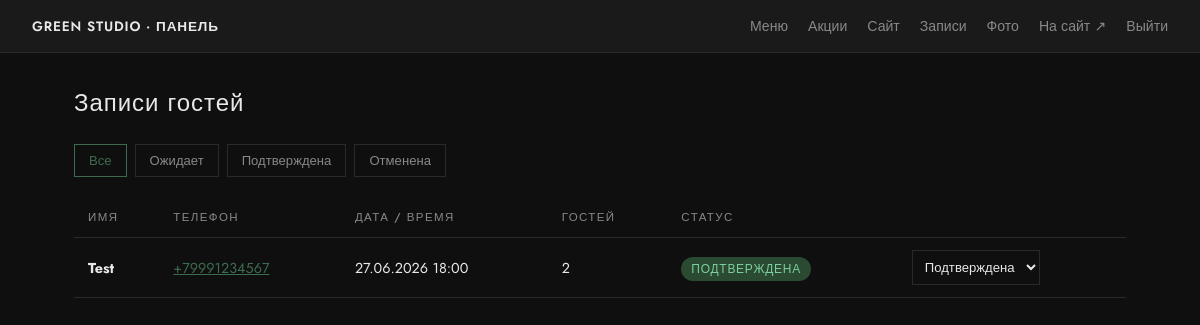
/panel/bookings/ (signed in), run on the app's committed database.
### main/models.py (models this page shows, shortened)
class Booking(models.Model):
    STATUS_CHOICES = [
        ('pending', 'Ожидает'),
        ('confirmed', 'Подтверждена'),
        ('cancelled', 'Отменена'),
    ]
    name = models.CharField('Имя', max_length=100)
    phone = models.CharField('Телефон', max_length=20)
    email = models.EmailField('Email', blank=True)
    date = models.DateField('Дата')
    time = models.TimeField('Время')
    guests = models.PositiveIntegerField('Гостей', default=2)
    comment = models.TextField('Комментарий', blank=True)
    status = models.CharField(
        'Статус',
        max_length=20,
        choices=STATUS_CHOICES,
        default='pending',
    )
    created_at = models.DateTimeField('Создано', auto_now_add=True)
    class Meta:
        verbose_name = 'Запись'
        verbose_name_plural = 'Записи'
        ordering = ['-date', '-time']

### main/panel_views.py (the view, shortened to what this page needs)
# urls.py: path('panel/bookings/', panel_views.panel_bookings, name='panel_bookings'),
@login_required(login_url='panel_login')
@staff_required
def panel_bookings(request):
    status_filter = request.GET.get('status', '')
    bookings = Booking.objects.order_by('-date', '-time')
    if status_filter:
        bookings = bookings.filter(status=status_filter)
    return render(request, 'panel/bookings.html', {
        'bookings': bookings[:50],
        'status_filter': status_filter,
        'status_choices': Booking.STATUS_CHOICES,
        'pending_count': Booking.objects.filter(status='pending').count(),
    })

### main/context_processors.py (called while the page is built, shortened)
def site_settings(request):
    if request.path.startswith('/panel/') or request.path.startswith('/admin/'):
        return {'site_settings': SiteSettings.get_solo()}

### main/models.py (called while the page is built)
    @classmethod
    def get_solo(cls):
        obj, _ = cls.objects.get_or_create(pk=1)
        return obj

### main/panel_views.py (called while the page is built)
def staff_required(view):
    return user_passes_test(lambda u: u.is_active and u.is_staff)(view)

### main/templates/panel/bookings.html (shortened to what this page needs)
{% extends 'panel/base.html' %}
{% block content %}
<div class="panel-head">
    <h1 class="panel-h1">Записи гостей</h1>
</div>
<div class="panel-filters">
    <a href="{% url 'panel_bookings' %}" class="panel-filter{% if not status_filter %} panel-filter--active{% endif %}">Все</a>
    {% for value, label in status_choices %}
    <a href="?status={{ value }}" class="panel-filter{% if status_filter == value %} panel-filter--active{% endif %}">{{ label }}</a>
    {% endfor %}
</div>
<table class="panel-table">
    <thead>
        <tr>
            <th>Имя</th>
            <th>Телефон</th>
            <th>Дата / время</th>
            <th>Гостей</th>
            <th>Статус</th>
            <th></th>
        </tr>
    </thead>
    <tbody>
        {% for b in bookings %}
        <tr>
            <td><strong>{{ b.name }}</strong>{% if b.comment %}<br><span class="panel-muted">{{ b.comment|truncatechars:40 }}</span>{% endif %}</td>
            <td><a href="tel:{{ b.phone }}">{{ b.phone }}</a></td>
            <td>{{ b.date|date:"d.m.Y" }} {{ b.time|time:"H:i" }}</td>
            <td>{{ b.guests }}</td>
            <td><span class="panel-status panel-status--{{ b.status }}">{{ b.get_status_display }}</span></td>
            <td>
                <form method="post" class="panel-inline-form">
                    <select name="status" onchange="this.form.submit()">
                        {% for value, label in status_choices %}
                        <option value="{{ value }}"{% if b.status == value %} selected{% endif %}>{{ label }}</option>
                        {% endfor %}
                    </select>
                </form>
            </td>
        </tr>
        {% empty %}
        <tr><td colspan="6">Записей пока нет.</td></tr>
        {% endfor %}
    </tbody>
</table>
{% endblock %}

### main/static/css/panel.css (style rules this page uses)
:root { --panel-bg: #0f0f0f; --panel-surface: #1a1a1a; --panel-border: #2a2a2a; --panel-text: #e8e8e8; --panel-muted: #888; --panel-green: #3d6b4f; --panel-green-hover: #4a7d5e; --panel-danger: #a04444; }
*, *::before, *::after { box-sizing: border-box; }
body.panel-body { margin: 0; font-family: 'Jost', sans-serif; background: var(--panel-bg); color: var(--panel-text); min-height: 100vh; }
.panel-h1 { font-size: 1.5rem; font-weight: 500; margin: 0 0 24px; letter-spacing: 0.04em; }
.panel-head { display: flex; align-items: center; justify-content: space-between; gap: 16px; margin-bottom: 24px; flex-wrap: wrap; }
.panel-head .panel-h1 { margin-bottom: 0; }
.panel-table { width: 100%; border-collapse: collapse; font-size: 0.9rem; }
.panel-table th, .panel-table td { padding: 12px 14px; text-align: left; border-bottom: 1px solid var(--panel-border); vertical-align: middle; }
.panel-table th { font-size: 0.72rem; text-transform: uppercase; letter-spacing: 0.12em; color: var(--panel-muted); font-weight: 500; }
.panel-table a { color: var(--panel-green); }
.panel-inline-form { display: inline; }
.panel-filters { display: flex; flex-wrap: wrap; gap: 8px; margin-bottom: 20px; }
.panel-filter { padding: 6px 14px; border: 1px solid var(--panel-border); color: var(--panel-muted); text-decoration: none; font-size: 0.82rem; }
.panel-filter--active, .panel-filter:hover { border-color: var(--panel-green); color: var(--panel-green); }
.panel-status { font-size: 0.75rem; padding: 3px 10px; border-radius: 12px; text-transform: uppercase; letter-spacing: 0.06em; }
.panel-status--confirmed { background: #2a4a32; color: #7dcea0; }
.panel-table select { padding: 6px 8px; background: var(--panel-bg); border: 1px solid var(--panel-border); color: var(--panel-text); font-family: inherit; font-size: 0.82rem; }

### data on the page
Booking: name "Test", phone "+79991234567", date "27.06.2026", time "18:00", guests "2", status "ПОДТВЕРЖДЕНА", status "Подтверждена"

### other printed values
{{ label }} "Ожидает" "Подтверждена" "Отменена"
